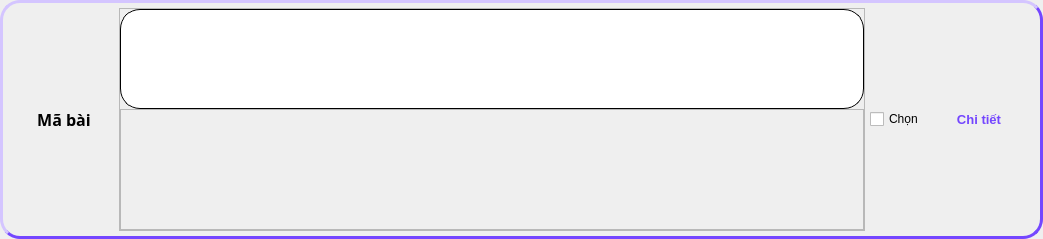
<?xml version="1.0" encoding="UTF-8"?>
<ui version="4.0">
 <class>QuestionWidget</class>
 <widget class="QFrame" name="QuestionWidget">
  <property name="geometry">
   <rect>
    <x>0</x>
    <y>0</y>
    <width>1043</width>
    <height>239</height>
   </rect>
  </property>
  <property name="sizePolicy">
   <sizepolicy hsizetype="Preferred" vsizetype="Preferred">
    <horstretch>0</horstretch>
    <verstretch>0</verstretch>
   </sizepolicy>
  </property>
  <property name="font">
   <font>
    <weight>75</weight>
    <bold>true</bold>
   </font>
  </property>
  <property name="windowTitle">
   <string>Frame</string>
  </property>
  <property name="styleSheet">
   <string notr="true">QFrame#QuestionWidget {
	border-style: outset;
	border-width: 3px;
	border-color: #7446ff;
	border-radius: 20px;
}

QTextEdit {
	border: 1px solid; 
	border-radius: 20px; 
	background-color: palette(base);
	padding-left: 5px;
	font: 14pt &quot;Sitka Text&quot;;
}</string>
  </property>
  <layout class="QHBoxLayout" name="horizontalLayout">
   <property name="spacing">
    <number>5</number>
   </property>
   <property name="topMargin">
    <number>5</number>
   </property>
   <property name="bottomMargin">
    <number>5</number>
   </property>
   <item>
    <widget class="QLabel" name="label">
     <property name="minimumSize">
      <size>
       <width>100</width>
       <height>0</height>
      </size>
     </property>
     <property name="font">
      <font>
       <family>LMHDOC</family>
       <pointsize>12</pointsize>
       <weight>75</weight>
       <bold>true</bold>
      </font>
     </property>
     <property name="text">
      <string>Mã bài</string>
     </property>
     <property name="alignment">
      <set>Qt::AlignCenter</set>
     </property>
    </widget>
   </item>
   <item>
    <widget class="QFrame" name="frame01">
     <property name="sizePolicy">
      <sizepolicy hsizetype="Preferred" vsizetype="Expanding">
       <horstretch>0</horstretch>
       <verstretch>0</verstretch>
      </sizepolicy>
     </property>
     <property name="frameShape">
      <enum>QFrame::StyledPanel</enum>
     </property>
     <property name="frameShadow">
      <enum>QFrame::Raised</enum>
     </property>
     <layout class="QVBoxLayout" name="verticalLayout">
      <property name="spacing">
       <number>0</number>
      </property>
      <property name="leftMargin">
       <number>0</number>
      </property>
      <property name="topMargin">
       <number>0</number>
      </property>
      <property name="rightMargin">
       <number>0</number>
      </property>
      <property name="bottomMargin">
       <number>0</number>
      </property>
      <item>
       <widget class="QTextEdit" name="text">
        <property name="minimumSize">
         <size>
          <width>0</width>
          <height>100</height>
         </size>
        </property>
        <property name="maximumSize">
         <size>
          <width>16777215</width>
          <height>100</height>
         </size>
        </property>
        <property name="readOnly">
         <bool>true</bool>
        </property>
        <property name="html">
         <string>&lt;!DOCTYPE HTML PUBLIC &quot;-//W3C//DTD HTML 4.0//EN&quot; &quot;http://www.w3.org/TR/REC-html40/strict.dtd&quot;&gt;
&lt;html&gt;&lt;head&gt;&lt;meta name=&quot;qrichtext&quot; content=&quot;1&quot; /&gt;&lt;style type=&quot;text/css&quot;&gt;
p, li { white-space: pre-wrap; }
&lt;/style&gt;&lt;/head&gt;&lt;body style=&quot; font-family:'Sitka Text'; font-size:14pt; font-weight:400; font-style:normal;&quot;&gt;
&lt;p style=&quot;-qt-paragraph-type:empty; margin-top:0px; margin-bottom:0px; margin-left:0px; margin-right:0px; -qt-block-indent:0; text-indent:0px;&quot;&gt;&lt;br /&gt;&lt;/p&gt;&lt;/body&gt;&lt;/html&gt;</string>
        </property>
       </widget>
      </item>
      <item>
       <widget class="QFrame" name="frame02">
        <property name="minimumSize">
         <size>
          <width>0</width>
          <height>0</height>
         </size>
        </property>
        <property name="frameShape">
         <enum>QFrame::StyledPanel</enum>
        </property>
        <property name="frameShadow">
         <enum>QFrame::Raised</enum>
        </property>
        <layout class="QVBoxLayout" name="verticalLayout_2">
         <property name="spacing">
          <number>0</number>
         </property>
         <property name="leftMargin">
          <number>0</number>
         </property>
         <property name="topMargin">
          <number>0</number>
         </property>
         <property name="rightMargin">
          <number>0</number>
         </property>
         <property name="bottomMargin">
          <number>0</number>
         </property>
         <item>
          <layout class="QVBoxLayout" name="layout"/>
         </item>
        </layout>
       </widget>
      </item>
     </layout>
    </widget>
   </item>
   <item>
    <widget class="QCheckBox" name="checkBox">
     <property name="text">
      <string>Chọn</string>
     </property>
    </widget>
   </item>
   <item>
    <widget class="QPushButton" name="btn">
     <property name="minimumSize">
      <size>
       <width>100</width>
       <height>30</height>
      </size>
     </property>
     <property name="maximumSize">
      <size>
       <width>100</width>
       <height>30</height>
      </size>
     </property>
     <property name="font">
      <font>
       <family>Segoe UI</family>
       <pointsize>10</pointsize>
       <weight>75</weight>
       <bold>true</bold>
      </font>
     </property>
     <property name="styleSheet">
      <string notr="true">QPushButton{
	color: #7446ff;
}

QPushButton:hover{
	padding-left: 2px;
	padding-top: 2px;
}

QPushButton:focus {
	border: none;
	outline: none;
}</string>
     </property>
     <property name="text">
      <string>Chi tiết</string>
     </property>
     <property name="flat">
      <bool>true</bool>
     </property>
    </widget>
   </item>
  </layout>
 </widget>
 <resources/>
 <connections/>
</ui>
